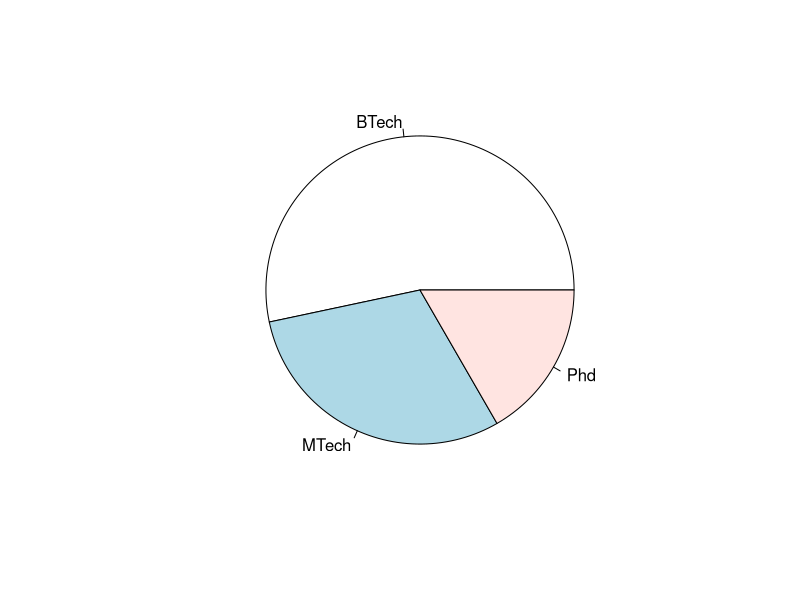
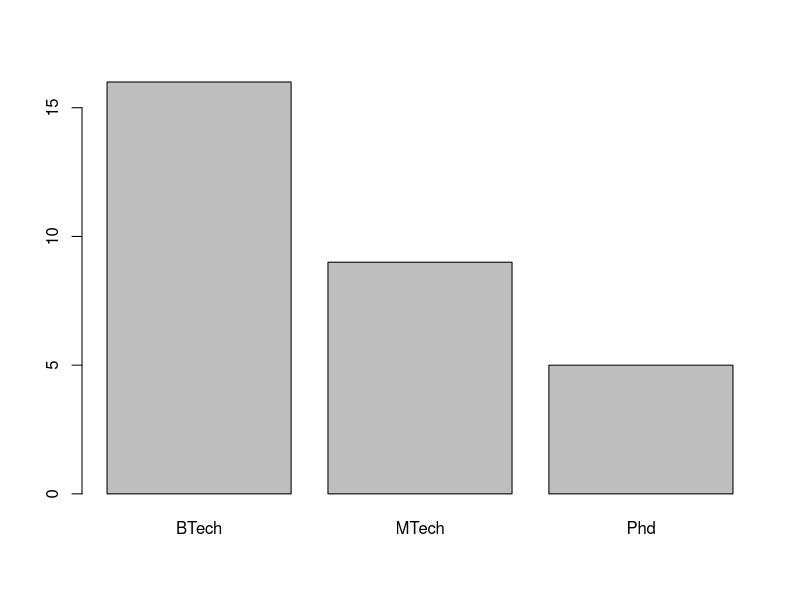
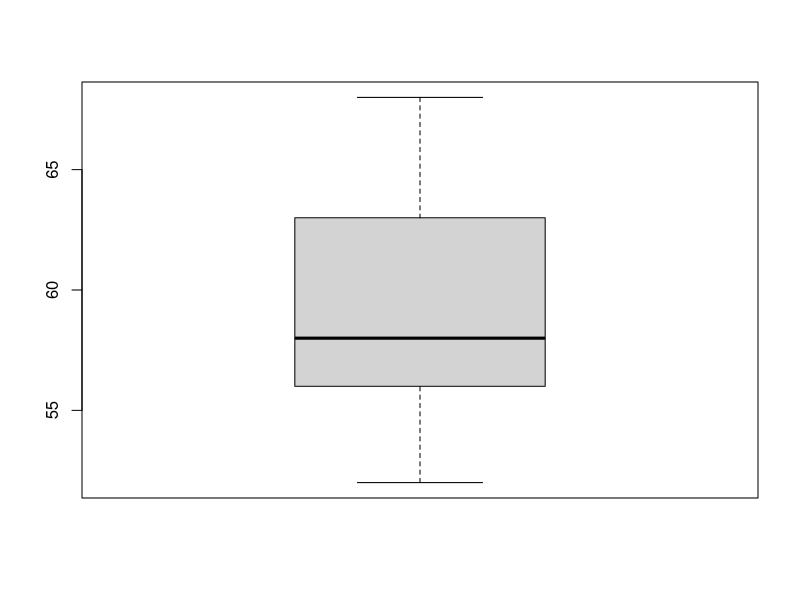
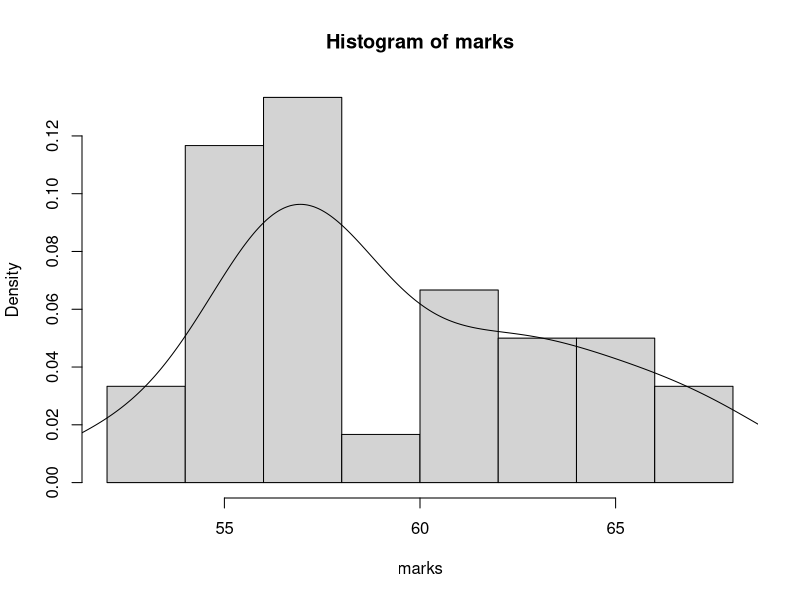

The R source for these figures, in order:

rollno = 1:3
sname = c('s1','s2','s3')
(sname = c(paste('s',1:3, sep='')))
df = data.frame(rollno, sname)
df
#str, dim, class, summary
str(df)
#filter
df$rollno
df$sname
df[c(1,2)]

#data frame

(rollno = paste('S',1:30, sep='-'))
(sname = paste0('Student', 1:30,'- ', 'xyz'))
(gender = sample(c('M','F'), size=30, replace=T, prob=c(.6 , .4)))
table(gender)
(age = floor(runif(30, 21, 50)))
(course = sample(c('BTech', 'MTech', 'Phd'),size =30, replace =T, prob = c(.5, .3, .2)))
table(course)
pie(table(course))
barplot(table(course))
(marks = round(rnorm(30, 60, 5)))
boxplot(marks)
hist(marks, freq=F)
lines(density(marks))
(married = sample(c(TRUE, FALSE), replace=T, size=30, prob=c(.1, .9)))
table(married)
df = data.frame(rollno, sname, age, course, gender, marks, married)
df

#export to csv
write.csv(df, './pumba.csv')
